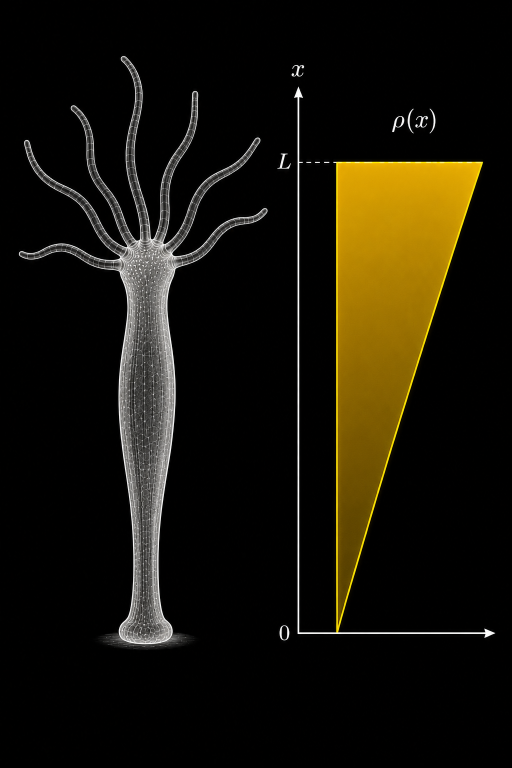
#> input picture poster/assets/hydra_rho_source.png, 1024 x 1536 px (shown at 1/2 size)
$ python rho_profiles.py
#> lines starting #> are read from the running program, lines starting #| are printed output that depends on the picture
"""Figures for poster subsection 3.2 (prescribed source density rho(x)).

1) generated/hydra_rho.{pdf,png}
   Hydra (line art extracted from assets/hydra_rho_source.png, recoloured to poster ink)
   next to the source gradient rho(x), x = 0 (foot) ... L (head).
2) generated/rho_profiles.{pdf,png}
   Two grafted configurations (Livshits et al. style cylinders, U = upper, L = lower
   body-column piece, arrow = original polarity) and the resulting rho(x):
     drawn horizontally: x = 0 (foot, left) ... L (head, right)
     oriented       L | U : rho increases monotonically
     anti-oriented  U | L : rho increases, drops at the junction, increases again

Everything that is likely to be tweaked is collected in the CONFIG block below.
Run from the poster2 folder:  python scripts/rho_profiles.py
"""
from pathlib import Path

import matplotlib
matplotlib.use("Agg")
import matplotlib.pyplot as plt
import numpy as np
from matplotlib.patches import Ellipse, FancyArrowPatch, Polygon, Rectangle
from PIL import Image

ROOT = Path(__file__).resolve().parent.parent
OUT = ROOT / "generated"
OUT.mkdir(exist_ok=True)

# ================================================================ CONFIG
PAPER, INK, MID, RULE = "#F4F6F5", "#1E2A30", "#66747A", "#CFD8DA"
RHO = "#7B4FA0"                      # poster colour of rho
U_COL, L_COL = "#E632E6", "#3FD23F"  # upper / lower tissue (Livshits colours)

RHO_MIN, RHO_MAX = 0.2, 1.0          # oriented profile: rho(0) -> rho(L)


def rho_oriented(x):
    """x in [0, 1] (foot -> head)."""
    return RHO_MIN + (RHO_MAX - RHO_MIN) * x


def rho_anti(x):
    """L piece on top of U piece: each piece keeps its own (rising) rho values."""
    mid = 0.5 * (RHO_MIN + RHO_MAX)
    lower_half = mid + (RHO_MAX - mid) * (x / 0.5)            # U piece at the bottom
    upper_half = RHO_MIN + (mid - RHO_MIN) * ((x - 0.5) / 0.5)  # L piece on top
    return np.where(x < 0.5, lower_half, upper_half)


FS = dict(tick=15, label=17, title=16)
HYDRA_FIG = (17.0, 5.0)              # cm (width, height), 1:1 on the poster
HYDRA_STRETCH = 3.8                  # horizontal stretch of the hydra drawing (1 = true shape)
PROFILE_FIG = (38.0, 4.4)            # cm
# ================================================================


def setup_fonts():
    from matplotlib import font_manager
    names = {f.name for f in font_manager.fontManager.ttflist}
    font = next((n for n in ("Arial", "Liberation Sans") if n in names), "DejaVu Sans")
    plt.rcParams.update({"font.family": font, "pdf.fonttype": 42, "mathtext.fontset": "cm"})


def hydra_rgba():
    """Line art from the source image: brightness -> opacity of poster ink."""
    src = np.array(Image.open(ROOT / "assets" / "hydra_rho_source.png").convert("L"), float)
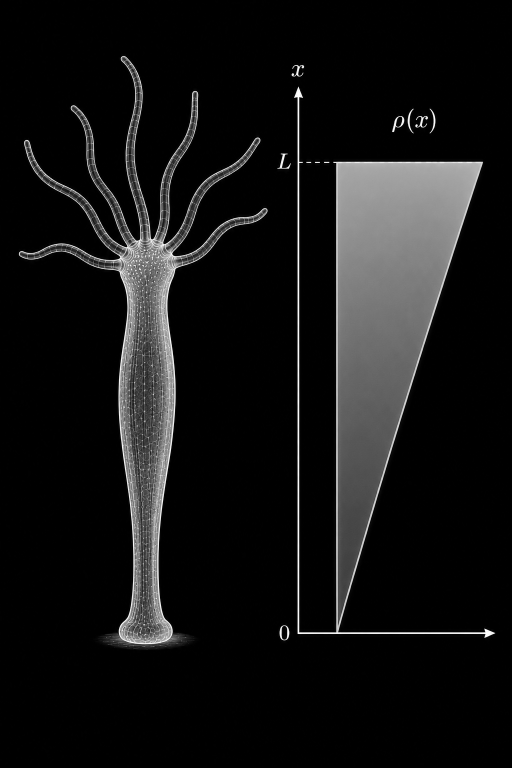
#> src: shape (1536, 1024) float64 (shown at 1/2 size); min 0, max 255, mean 19.9
    crop = src[100:1310, 25:545] / 255.0
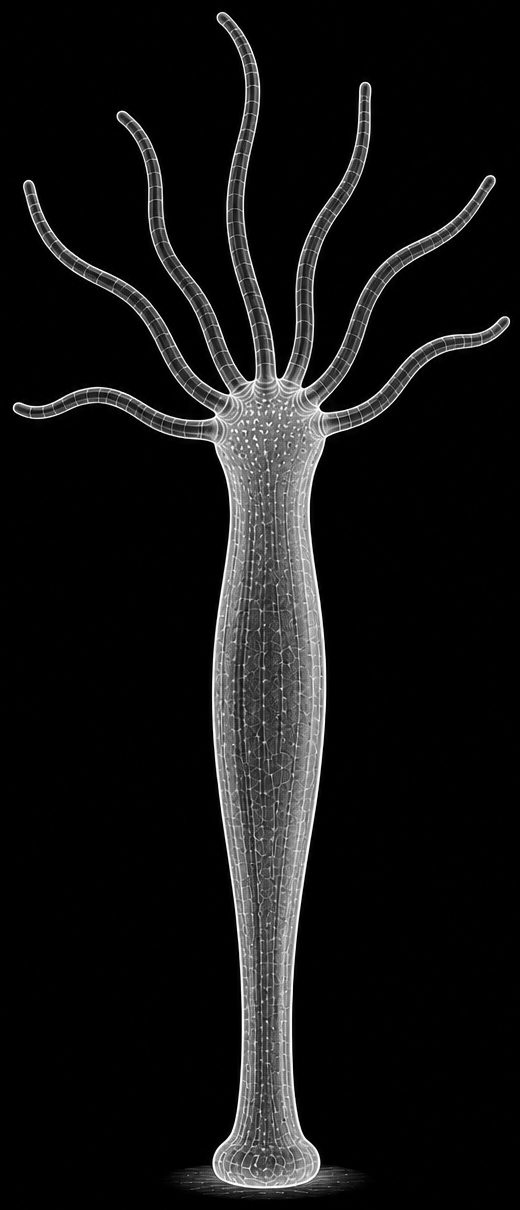
#> crop: shape (1210, 520) float64; min 0, max 1, mean 0.0758
    alpha = np.clip((crop - 0.06) / 0.6, 0, 1) ** 0.8
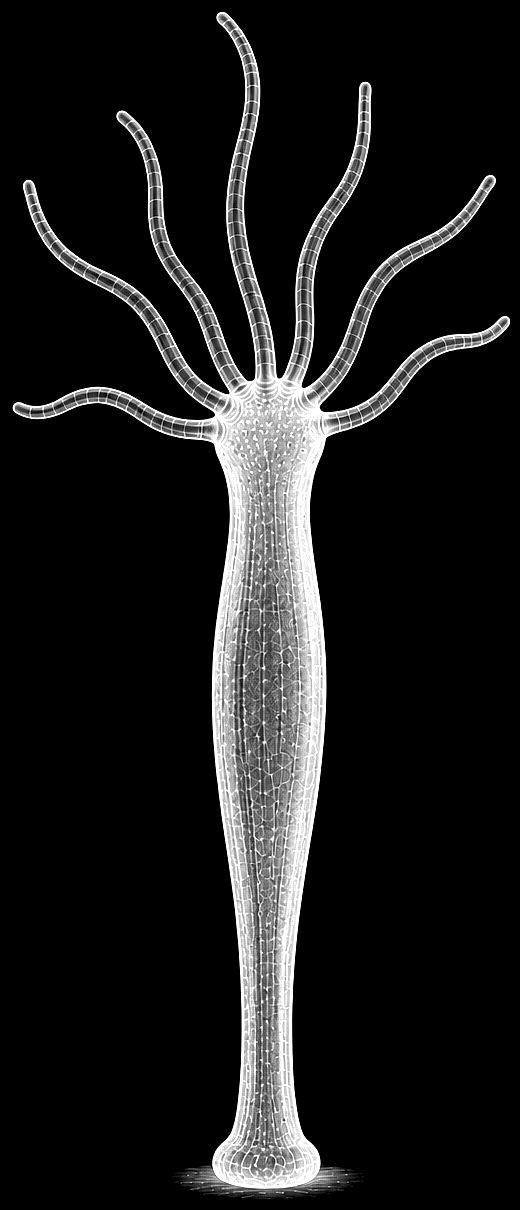
#> alpha: shape (1210, 520) float64; min 0, max 1, mean 0.109
    ink = np.array([int(INK[i:i + 2], 16) for i in (1, 3, 5)]) / 255.0
    rgba = np.zeros(crop.shape + (4,))
    rgba[..., :3] = ink
    rgba[..., 3] = alpha
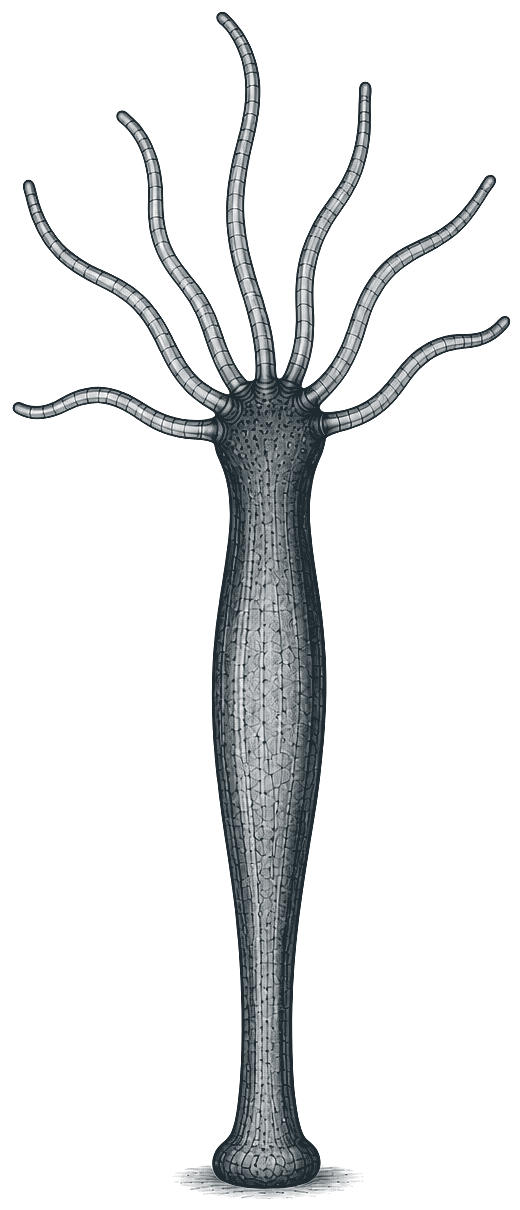
#> rgba: shape (1210, 520, 4) float64; mean of channels 0, 1, 2, 3 0.118, 0.165, 0.188, 0.109; transparent parts drawn white
    return rgba


def style_vertical(ax, xmax=1.0):
    ax.set_facecolor(PAPER)
    for sp in ("top", "right"):
        ax.spines[sp].set_visible(False)
    for sp in ("left", "bottom"):
        ax.spines[sp].set_color(INK)
    ax.set_xlim(0, 1.12)
    ax.set_ylim(0, xmax)
    ax.set_xticks([])
    ax.set_yticks([0, xmax])
    ax.set_yticklabels(["0", "L"])
    ax.tick_params(labelsize=FS["tick"], colors=INK, length=3)
    ax.set_ylabel("x", color=INK, fontsize=FS["label"], rotation=0, labelpad=8, va="center")
    ax.set_xlabel(r"$\rho(x)$", color=RHO, fontsize=FS["label"], labelpad=2)


def fill_profile(ax, x, r):
    ax.fill_betweenx(x, 0, r, color=RHO, alpha=0.28, lw=0)
    ax.plot(r, x, color=RHO, lw=2.4)


def figure_hydra():
    """Horizontal hydra (foot left, head right) with rho(x) drawn above it."""
    _, H = HYDRA_FIG
    img = np.rot90(hydra_rgba(), k=-1)               # head now points to the right
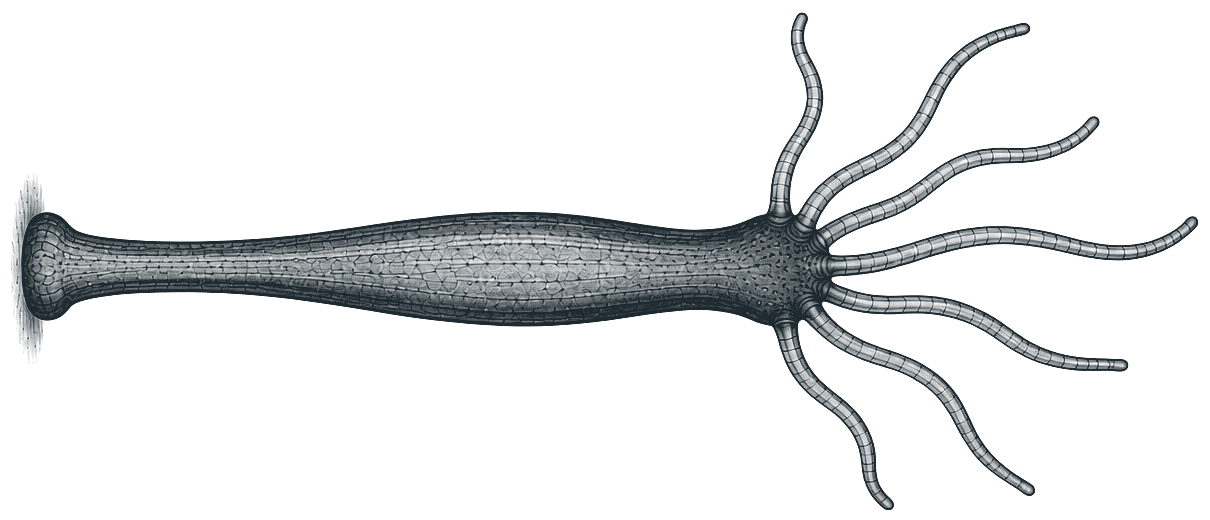
#> img: shape (520, 1210, 4) float64; mean of channels 0, 1, 2, 3 0.118, 0.165, 0.188, 0.109; transparent parts drawn white
    n_rows, n_cols = img.shape[:2]
#> n_rows = 520; n_cols = 1210
    c_foot, c_head = 1210 - 1190, 1210 - 420          # columns of foot / hypostome
    h_img = 2.1                                       # cm
    w_img = h_img * n_cols / n_rows * HYDRA_STRETCH
#> w_img = 18.57
    left = 2.0
    W = left + w_img + 0.2
#> W = 20.77
    fig = plt.figure(figsize=(W / 2.54, H / 2.54), facecolor=PAPER)
    axh = fig.add_axes([left / W, 0.05 / H, w_img / W, h_img / H])
    axh.imshow(img, interpolation="lanczos", aspect="auto")
    axh.axis("off")
    # rho plot above, aligned with foot (x = 0) and hypostome (x = L)
    xf = left + w_img * c_foot / n_cols
#> xf = 2.31
    xh = left + w_img * c_head / n_cols
#> xh = 14.12
    axr = fig.add_axes([xf / W, (h_img + 0.3) / H, (xh - xf) / W, (H - h_img - 0.45) / H])
    axr.set_facecolor(PAPER)
    for sp in ("top", "right"):
        axr.spines[sp].set_visible(False)
    for sp in ("left", "bottom"):
        axr.spines[sp].set_color(INK)
    x = np.linspace(0, 1, 400)
    r = rho_oriented(x)
    axr.fill_between(x, 0, r, color=RHO, alpha=0.28, lw=0)
    axr.plot(x, r, color=RHO, lw=2.4)
    axr.set_xlim(0, 1)
    axr.set_ylim(0, 1.1)
    axr.set_yticks([])
    axr.set_xticks([])
    axr.tick_params(labelsize=FS["tick"], colors=INK, length=3, pad=1)
    axr.set_ylabel(r"$\rho(x)$", color=RHO, fontsize=FS["label"], rotation=0,
                   labelpad=30, va="center")
    for ext in ("pdf", "png"):
        fig.savefig(OUT / f"hydra_rho.{ext}", facecolor=PAPER, dpi=300)
#> this loop made 2 passes
#> pass 1, in figure_hydra, `fig.savefig(OUT / f"hydra_rho.{ext}", facecolor=PAPER, dpi=300)`:
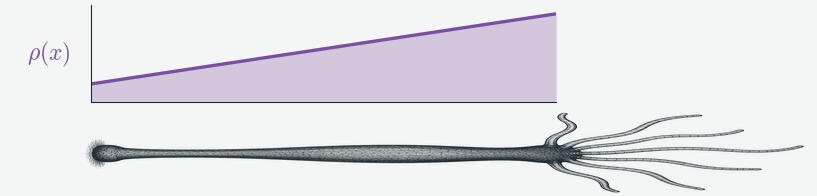
#> figure drawn by matplotlib, 2 panels


def cylinder_h(ax, x0, yc, w, h, col, letter):
    """Cylinder lying horizontally (axis along x), left end at x0."""
    ax.add_patch(Ellipse((x0, yc), 0.28 * h, h, fc=col, ec=INK, lw=1.2, zorder=1))
    ax.add_patch(Rectangle((x0, yc - h / 2), w, h, fc=col, ec=INK, lw=1.2, zorder=2))
    ax.add_patch(Ellipse((x0 + w, yc), 0.28 * h, h, fc=col, ec=INK, lw=1.2, zorder=3))
    ax.text(x0 + w / 2, yc, letter, ha="center", va="center", fontsize=15,
            fontweight="bold", color="white", zorder=4)


def graft_icon_h(ax, left, right):
    """Two pieces side by side (foot on the left, head on the right), polarity arrows."""
    ax.set_xlim(0, 1)
    ax.set_ylim(0, 1)
    ax.axis("off")
    w, h = 0.40, 0.46
    for i, (col, let) in enumerate((left, right)):
        x0 = 0.08 + i * 0.46
        cylinder_h(ax, x0, 0.62, w, h, col, let)
        ax.add_patch(FancyArrowPatch((x0, 0.14), (x0 + w, 0.14), arrowstyle="-|>",
                                     mutation_scale=11, lw=1.5, color=INK))


def style_horizontal(ax):
    ax.set_facecolor(PAPER)
    for sp in ("top", "right"):
        ax.spines[sp].set_visible(False)
    for sp in ("left", "bottom"):
        ax.spines[sp].set_color(INK)
    ax.set_xlim(0, 1)
    ax.set_ylim(0, 1.1)
    ax.set_yticks([])
    ax.set_xticks([])
    ax.set_ylabel(r"$\rho$", color=RHO, fontsize=FS["label"], rotation=0, labelpad=10,
                  va="center")


def figure_profiles():
    W, H = PROFILE_FIG
    fig = plt.figure(figsize=(W / 2.54, H / 2.54), facecolor=PAPER)
    x = np.linspace(0, 1, 800)
    # (title, left piece, right piece, profile); x = 0 foot (left) ... L head (right)
    cases = [("oriented", (L_COL, "L"), (U_COL, "U"), rho_oriented(x)),
             ("anti-oriented", (U_COL, "U"), (L_COL, "L"), rho_anti(x))]
    panel_w = W / 2
    y0, ph = 0.75, H - 1.55
    for i, (title, left, right, r) in enumerate(cases):
        x0 = i * panel_w
        fig.text((x0 + 0.2) / W, (H - 0.35) / H, title, fontsize=FS["title"],
                 fontweight="bold", color="#123B4A", ha="left", va="center")
        axi = fig.add_axes([(x0 + 0.2) / W, y0 / H, 4.6 / W, ph / H])
        graft_icon_h(axi, left, right)
        axp = fig.add_axes([(x0 + 5.8) / W, y0 / H, (panel_w - 6.6) / W, ph / H])
        style_horizontal(axp)
        axp.axvline(0.5, color=MID, lw=1.2, ls=(0, (4, 3)))
        axp.fill_between(x, 0, r, color=RHO, alpha=0.28, lw=0)
        axp.plot(x, r, color=RHO, lw=2.4)
    for ext in ("pdf", "png"):
        fig.savefig(OUT / f"rho_profiles.{ext}", facecolor=PAPER, dpi=300)
#> this loop made 2 passes
#> pass 1, in figure_profiles, `fig.savefig(OUT / f"rho_profiles.{ext}", facecolor=PAPER, dpi=300)`:
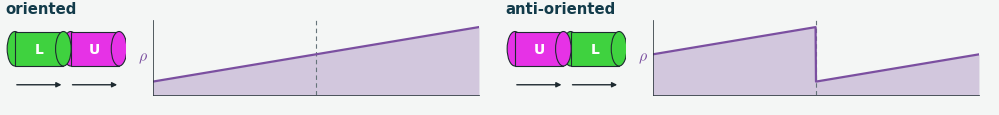
#> figure drawn by matplotlib, 4 panels


if __name__ == "__main__":
    setup_fonts()
    figure_hydra()
    figure_profiles()
    print("written: generated/hydra_rho.*, generated/rho_profiles.*")
